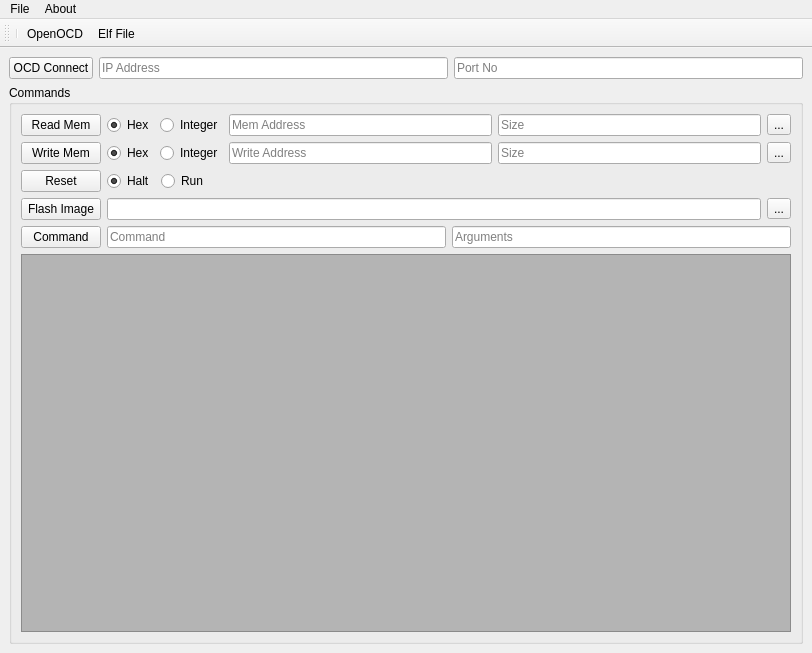
<?xml version="1.0" encoding="UTF-8"?>
<ui version="4.0">
 <class>MainWindow</class>
 <widget class="QMainWindow" name="MainWindow">
  <property name="geometry">
   <rect>
    <x>0</x>
    <y>0</y>
    <width>812</width>
    <height>653</height>
   </rect>
  </property>
  <property name="windowTitle">
   <string>MainWindow</string>
  </property>
  <widget class="QWidget" name="centralwidget">
   <layout class="QVBoxLayout" name="verticalLayout_3">
    <item>
     <layout class="QHBoxLayout" name="horizontalLayout_6">
      <item>
       <widget class="QPushButton" name="connect_btn">
        <property name="text">
         <string>OCD Connect</string>
        </property>
       </widget>
      </item>
      <item>
       <widget class="QLineEdit" name="ip_line_edit">
        <property name="inputMask">
         <string/>
        </property>
        <property name="placeholderText">
         <string>IP Address</string>
        </property>
       </widget>
      </item>
      <item>
       <widget class="QLineEdit" name="port_line_edit">
        <property name="placeholderText">
         <string>Port No</string>
        </property>
       </widget>
      </item>
     </layout>
    </item>
    <item>
     <layout class="QVBoxLayout" name="verticalLayout">
      <item>
       <widget class="QGroupBox" name="groupBox">
        <property name="enabled">
         <bool>true</bool>
        </property>
        <property name="title">
         <string>Commands</string>
        </property>
        <layout class="QVBoxLayout" name="verticalLayout_2">
         <item>
          <layout class="QHBoxLayout" name="horizontalLayout">
           <item>
            <widget class="QPushButton" name="readmem_button">
             <property name="sizePolicy">
              <sizepolicy hsizetype="Fixed" vsizetype="Fixed">
               <horstretch>0</horstretch>
               <verstretch>0</verstretch>
              </sizepolicy>
             </property>
             <property name="text">
              <string>Read Mem</string>
             </property>
            </widget>
           </item>
           <item>
            <widget class="QRadioButton" name="hex_rdbtn">
             <property name="text">
              <string>Hex</string>
             </property>
             <property name="checked">
              <bool>true</bool>
             </property>
             <attribute name="buttonGroup">
              <string notr="true">rdm_bgroup</string>
             </attribute>
            </widget>
           </item>
           <item>
            <widget class="QRadioButton" name="int_rdbtn">
             <property name="text">
              <string>Integer</string>
             </property>
             <attribute name="buttonGroup">
              <string notr="true">rdm_bgroup</string>
             </attribute>
            </widget>
           </item>
           <item>
            <widget class="QLineEdit" name="rmem_ledit">
             <property name="placeholderText">
              <string>Mem Address</string>
             </property>
            </widget>
           </item>
           <item>
            <widget class="QLineEdit" name="rsize_ledit">
             <property name="placeholderText">
              <string>Size</string>
             </property>
            </widget>
           </item>
           <item>
            <widget class="QToolButton" name="data_to_wrt_btn_4">
             <property name="text">
              <string>...</string>
             </property>
            </widget>
           </item>
          </layout>
         </item>
         <item>
          <layout class="QHBoxLayout" name="horizontalLayout_4">
           <item>
            <widget class="QPushButton" name="wrtmem_button">
             <property name="text">
              <string>Write Mem</string>
             </property>
            </widget>
           </item>
           <item>
            <widget class="QRadioButton" name="whex_rdbtn">
             <property name="text">
              <string>Hex</string>
             </property>
             <property name="checked">
              <bool>true</bool>
             </property>
             <attribute name="buttonGroup">
              <string notr="true">wrm_btngroup</string>
             </attribute>
            </widget>
           </item>
           <item>
            <widget class="QRadioButton" name="wint_rdbtn">
             <property name="text">
              <string>Integer</string>
             </property>
             <attribute name="buttonGroup">
              <string notr="true">wrm_btngroup</string>
             </attribute>
            </widget>
           </item>
           <item>
            <widget class="QLineEdit" name="wmem_ledit">
             <property name="placeholderText">
              <string>Write Address</string>
             </property>
            </widget>
           </item>
           <item>
            <widget class="QLineEdit" name="wsize_ledit">
             <property name="placeholderText">
              <string>Size</string>
             </property>
            </widget>
           </item>
           <item>
            <widget class="QToolButton" name="data_to_wrt_btn">
             <property name="text">
              <string>...</string>
             </property>
            </widget>
           </item>
          </layout>
         </item>
         <item>
          <layout class="QHBoxLayout" name="horizontalLayout_2">
           <item>
            <widget class="QPushButton" name="reset_button">
             <property name="sizePolicy">
              <sizepolicy hsizetype="Fixed" vsizetype="Fixed">
               <horstretch>0</horstretch>
               <verstretch>0</verstretch>
              </sizepolicy>
             </property>
             <property name="text">
              <string>Reset</string>
             </property>
            </widget>
           </item>
           <item>
            <widget class="QRadioButton" name="halt_rdbtn">
             <property name="text">
              <string>Halt</string>
             </property>
             <property name="checked">
              <bool>true</bool>
             </property>
             <attribute name="buttonGroup">
              <string notr="true">rst_btngroup</string>
             </attribute>
            </widget>
           </item>
           <item>
            <widget class="QRadioButton" name="run_rdbtn">
             <property name="text">
              <string>Run</string>
             </property>
             <attribute name="buttonGroup">
              <string notr="true">rst_btngroup</string>
             </attribute>
            </widget>
           </item>
           <item>
            <spacer name="horizontalSpacer">
             <property name="orientation">
              <enum>Qt::Orientation::Horizontal</enum>
             </property>
             <property name="sizeHint" stdset="0">
              <size>
               <width>40</width>
               <height>20</height>
              </size>
             </property>
            </spacer>
           </item>
          </layout>
         </item>
         <item>
          <layout class="QHBoxLayout" name="horizontalLayout_3">
           <item>
            <widget class="QPushButton" name="flashim_button">
             <property name="text">
              <string>Flash Image</string>
             </property>
            </widget>
           </item>
           <item>
            <widget class="QLineEdit" name="image_path_ledit"/>
           </item>
           <item>
            <widget class="QToolButton" name="select_elf_btn">
             <property name="text">
              <string>...</string>
             </property>
            </widget>
           </item>
          </layout>
         </item>
         <item>
          <layout class="QHBoxLayout" name="horizontalLayout_5">
           <item>
            <widget class="QPushButton" name="cstm_cmd_btn">
             <property name="text">
              <string>Command</string>
             </property>
            </widget>
           </item>
           <item>
            <widget class="QLineEdit" name="cstm_cmd_ledit">
             <property name="placeholderText">
              <string>Command</string>
             </property>
            </widget>
           </item>
           <item>
            <widget class="QLineEdit" name="custom_arg_ledit">
             <property name="placeholderText">
              <string>Arguments</string>
             </property>
            </widget>
           </item>
          </layout>
         </item>
         <item>
          <widget class="QTextEdit" name="terminal_text">
           <property name="styleSheet">
            <string notr="true">background-color: rgb(180, 180, 180);
color: rgb(255, 255, 255);
font: 12pt &quot;Consolas&quot;;
</string>
           </property>
          </widget>
         </item>
        </layout>
       </widget>
      </item>
     </layout>
    </item>
   </layout>
  </widget>
  <widget class="QMenuBar" name="menubar">
   <property name="geometry">
    <rect>
     <x>0</x>
     <y>0</y>
     <width>812</width>
     <height>22</height>
    </rect>
   </property>
   <widget class="QMenu" name="menuFile">
    <property name="title">
     <string>File</string>
    </property>
    <addaction name="action_openocd_path"/>
    <addaction name="actionExit"/>
   </widget>
   <widget class="QMenu" name="menuAbout">
    <property name="title">
     <string>About</string>
    </property>
   </widget>
   <addaction name="menuFile"/>
   <addaction name="menuAbout"/>
  </widget>
  <widget class="QToolBar" name="toolBar">
   <property name="windowTitle">
    <string>toolBar</string>
   </property>
   <attribute name="toolBarArea">
    <enum>TopToolBarArea</enum>
   </attribute>
   <attribute name="toolBarBreak">
    <bool>false</bool>
   </attribute>
   <addaction name="separator"/>
   <addaction name="action_openocd_path"/>
   <addaction name="action_elf_path"/>
  </widget>
  <action name="action_elf_path">
   <property name="checkable">
    <bool>false</bool>
   </property>
   <property name="icon">
    <iconset theme="QIcon::ThemeIcon::DocumentOpen"/>
   </property>
   <property name="text">
    <string>Elf File</string>
   </property>
   <property name="iconVisibleInMenu">
    <bool>true</bool>
   </property>
  </action>
  <action name="action_openocd_path">
   <property name="icon">
    <iconset theme="QIcon::ThemeIcon::FolderOpen"/>
   </property>
   <property name="text">
    <string>OpenOCD </string>
   </property>
  </action>
  <action name="actionExit">
   <property name="icon">
    <iconset theme="QIcon::ThemeIcon::EditClear"/>
   </property>
   <property name="text">
    <string>Exit</string>
   </property>
  </action>
 </widget>
 <resources/>
 <connections/>
 <buttongroups>
  <buttongroup name="rdm_bgroup"/>
  <buttongroup name="rst_btngroup"/>
  <buttongroup name="wrm_btngroup"/>
 </buttongroups>
</ui>
